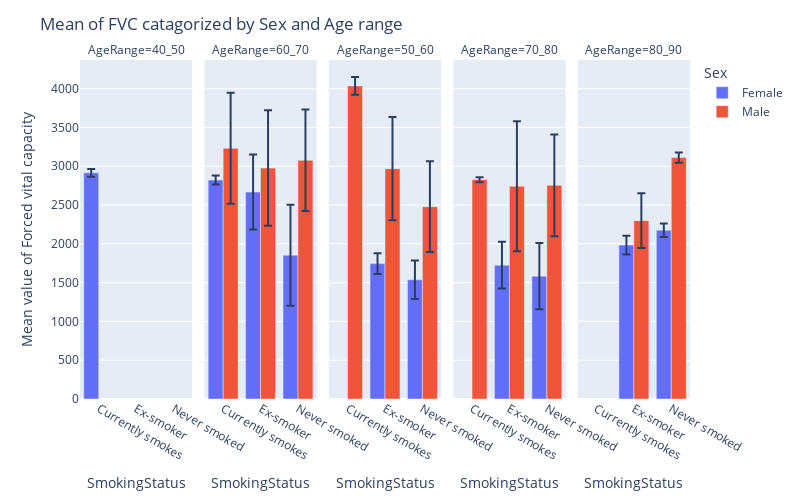

Notebook code cell kept with this figure:
### Code cell
fig = px.bar(mean_of_fvc,
             x='SmokingStatus',
             y='mean_FVC', color='Sex',
             barmode='group',
             facet_col='AgeRange',
             error_y='std_FVC',
             category_orders={'Age':['40_50', '50_60', '60_70', '70_80', '80_90']}
            )
fig.update_layout(title='Mean of FVC catagorized by Sex and Age range',
                  yaxis_title="Mean value of Forced vital capacity ",
                  width=800,
                  height=500)
fig.show()

### Figure 1 — Plotly figure (JSON) as saved in the notebook; plotly's stock layout.template omitted (floating-point values rounded to 4 significant figures)
{"data": [{"alignmentgroup": "True", "error_y": {"array": [49.53]}, "hovertemplate": "Sex=Female<br>AgeRange=40_50<br>SmokingStatus=%{x}<br>mean_FVC=%{y}<extra></extra>", "legendgroup": "Female", "marker": {"color": "#636efa"}, "name": "Female", "offsetgroup": "Female", "orientation": "v", "showlegend": true, "textposition": "auto", "type": "bar", "x": ["Currently smokes"], "xaxis": "x", "y": [2915.0], "yaxis": "y"}, {"alignmentgroup": "True", "error_y": {"array": [58.58, 483.8, 651.2]}, "hovertemplate": "Sex=Female<br>AgeRange=60_70<br>SmokingStatus=%{x}<br>mean_FVC=%{y}<extra></extra>", "legendgroup": "Female", "marker": {"color": "#636efa"}, "name": "Female", "offsetgroup": "Female", "orientation": "v", "showlegend": false, "textposition": "auto", "type": "bar", "x": ["Currently smokes", "Ex-smoker", "Never smoked"], "xaxis": "x2", "y": [2822.0, 2668.0, 1853.0], "yaxis": "y2"}, {"alignmentgroup": "True", "error_y": {"array": [134.4, 247.6]}, "hovertemplate": "Sex=Female<br>AgeRange=50_60<br>SmokingStatus=%{x}<br>mean_FVC=%{y}<extra></extra>", "legendgroup": "Female", "marker": {"color": "#636efa"}, "name": "Female", "offsetgroup": "Female", "orientation": "v", "showlegend": false, "textposition": "auto", "type": "bar", "x": ["Ex-smoker", "Never smoked"], "xaxis": "x3", "y": [1745.0, 1537.0], "yaxis": "y3"}, {"alignmentgroup": "True", "error_y": {"array": [300.6, 427.7]}, "hovertemplate": "Sex=Female<br>AgeRange=70_80<br>SmokingStatus=%{x}<br>mean_FVC=%{y}<extra></extra>", "legendgroup": "Female", "marker": {"color": "#636efa"}, "name": "Female", "offsetgroup": "Female", "orientation": "v", "showlegend": false, "textposition": "auto", "type": "bar", "x": ["Ex-smoker", "Never smoked"], "xaxis": "x4", "y": [1725.0, 1584.0], "yaxis": "y4"}, {"alignmentgroup": "True", "error_y": {"array": [120.0, 86.25]}, "hovertemplate": "Sex=Female<br>AgeRange=80_90<br>SmokingStatus=%{x}<br>mean_FVC=%{y}<extra></extra>", "legendgroup": "Female", "marker": {"color": "#636efa"}, "name": "Female", "offsetgroup": "Female", "orientation": "v", "showlegend": false, "textposition": "auto", "type": "bar", "x": ["Ex-smoker", "Never smoked"], "xaxis": "x5", "y": [1984.0, 2175.0], "yaxis": "y5"}, {"alignmentgroup": "True", "error_y": {"array": [716.5, 744.3, 654.7]}, "hovertemplate": "Sex=Male<br>AgeRange=60_70<br>SmokingStatus=%{x}<br>mean_FVC=%{y}<extra></extra>", "legendgroup": "Male", "marker": {"color": "#EF553B"}, "name": "Male", "offsetgroup": "Male", "orientation": "v", "showlegend": true, "textposition": "auto", "type": "bar", "x": ["Currently smokes", "Ex-smoker", "Never smoked"], "xaxis": "x2", "y": [3232.0, 2978.0, 3077.0], "yaxis": "y2"}, {"alignmentgroup": "True", "error_y": {"array": [115.5, 664.6, 584.9]}, "hovertemplate": "Sex=Male<br>AgeRange=50_60<br>SmokingStatus=%{x}<br>mean_FVC=%{y}<extra></extra>", "legendgroup": "Male", "marker": {"color": "#EF553B"}, "name": "Male", "offsetgroup": "Male", "orientation": "v", "showlegend": false, "textposition": "auto", "type": "bar", "x": ["Currently smokes", "Ex-smoker", "Never smoked"], "xaxis": "x3", "y": [4036.0, 2969.0, 2478.0], "yaxis": "y3"}, {"alignmentgroup": "True", "error_y": {"array": [32.09, 838.9, 656.2]}, "hovertemplate": "Sex=Male<br>AgeRange=70_80<br>SmokingStatus=%{x}<br>mean_FVC=%{y}<extra></extra>", "legendgroup": "Male", "marker": {"color": "#EF553B"}, "name": "Male", "offsetgroup": "Male", "orientation": "v", "showlegend": false, "textposition": "auto", "type": "bar", "x": ["Currently smokes", "Ex-smoker", "Never smoked"], "xaxis": "x4", "y": [2827.0, 2743.0, 2754.0], "yaxis": "y4"}, {"alignmentgroup": "True", "error_y": {"array": [352.7, 65.98]}, "hovertemplate": "Sex=Male<br>AgeRange=80_90<br>SmokingStatus=%{x}<br>mean_FVC=%{y}<extra></extra>", "legendgroup": "Male", "marker": {"color": "#EF553B"}, "name": "Male", "offsetgroup": "Male", "orientation": "v", "showlegend": false, "textposition": "auto", "type": "bar", "x": ["Ex-smoker", "Never smoked"], "xaxis": "x5", "y": [2298.0, 3112.0], "yaxis": "y5"}], "layout": {"annotations": [{"font": {}, "showarrow": false, "text": "AgeRange=40_50", "x": 0.092, "xanchor": "center", "xref": "paper", "y": 1, "yanchor": "bottom", "yref": "paper"}, {"font": {}, "showarrow": false, "text": "AgeRange=60_70", "x": 0.296, "xanchor": "center", "xref": "paper", "y": 1, "yanchor": "bottom", "yref": "paper"}, {"font": {}, "showarrow": false, "text": "AgeRange=50_60", "x": 0.5, "xanchor": "center", "xref": "paper", "y": 1, "yanchor": "bottom", "yref": "paper"}, {"font": {}, "showarrow": false, "text": "AgeRange=70_80", "x": 0.704, "xanchor": "center", "xref": "paper", "y": 1, "yanchor": "bottom", "yref": "paper"}, {"font": {}, "showarrow": false, "text": "AgeRange=80_90", "x": 0.908, "xanchor": "center", "xref": "paper", "y": 1, "yanchor": "bottom", "yref": "paper"}], "barmode": "group", "height": 500, "legend": {"title": {"text": "Sex"}, "tracegroupgap": 0}, "margin": {"t": 60}, "title": {"text": "Mean of FVC catagorized by Sex and Age range"}, "width": 800, "xaxis": {"anchor": "y", "domain": [0, 0.184], "title": {"text": "SmokingStatus"}}, "xaxis2": {"anchor": "y2", "domain": [0.204, 0.388], "matches": "x", "title": {"text": "SmokingStatus"}}, "xaxis3": {"anchor": "y3", "domain": [0.408, 0.592], "matches": "x", "title": {"text": "SmokingStatus"}}, "xaxis4": {"anchor": "y4", "domain": [0.612, 0.796], "matches": "x", "title": {"text": "SmokingStatus"}}, "xaxis5": {"anchor": "y5", "domain": [0.816, 1], "matches": "x", "title": {"text": "SmokingStatus"}}, "yaxis": {"anchor": "x", "domain": [0, 1], "title": {"text": "Mean value of Forced vital capacity "}}, "yaxis2": {"anchor": "x2", "domain": [0, 1], "matches": "y", "showticklabels": false}, "yaxis3": {"anchor": "x3", "domain": [0, 1], "matches": "y", "showticklabels": false}, "yaxis4": {"anchor": "x4", "domain": [0, 1], "matches": "y", "showticklabels": false}, "yaxis5": {"anchor": "x5", "domain": [0, 1], "matches": "y", "showticklabels": false}}}
